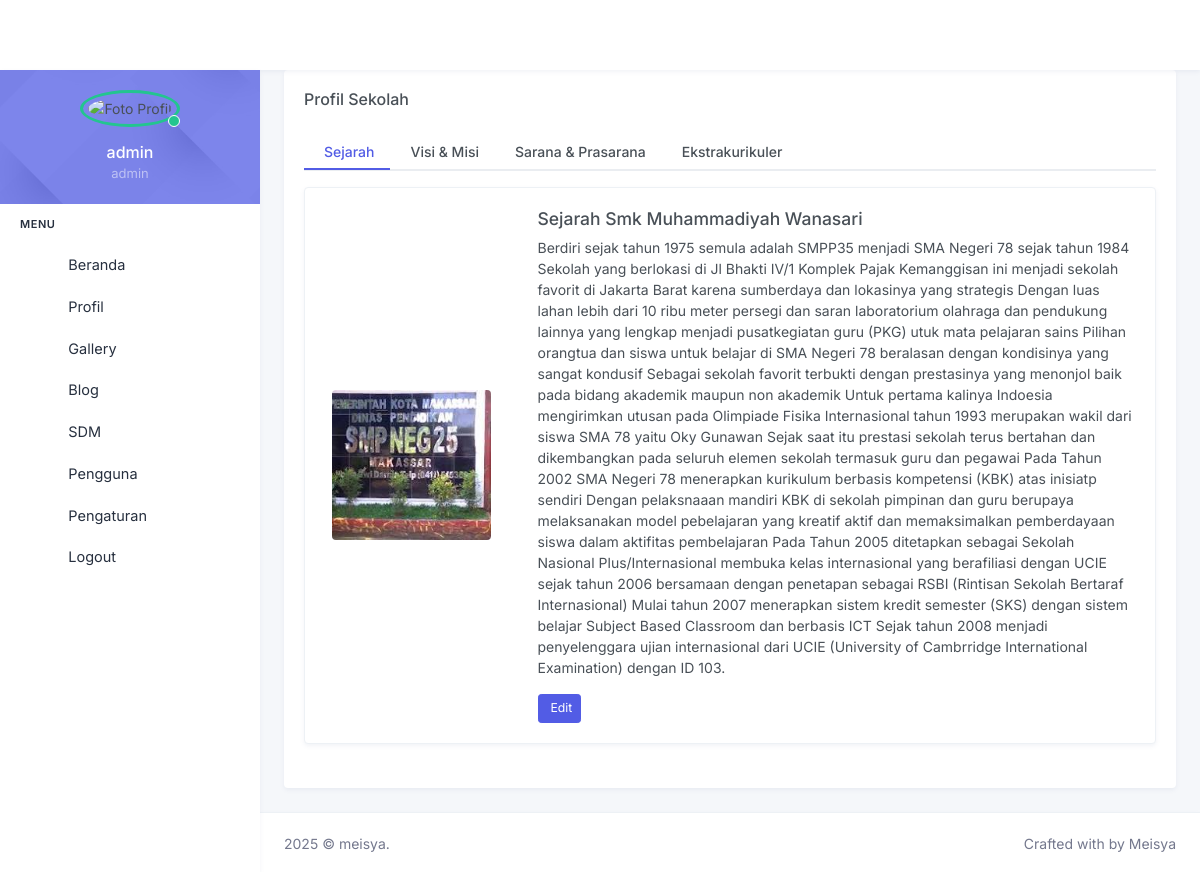
Page /page/index.php?page=profil (signed in) on the committed database.
### tables this page shows
CREATE TABLE `sejarah` (
  `id` int NOT NULL,
  `judul_sejarah` varchar(200) NOT NULL,
  `isi_sejarah` varchar(5000) NOT NULL,
  `gambar` varchar(200) NOT NULL
);

### page/profil/profil.php (the view, shortened to what this page needs)
<div class="card">
    <div class="card-body">
        <h4 class="header-title mb-4">Profil Sekolah</h4>
        <ul class="nav nav-tabs nav-tabs-custom mb-3" role="tablist">
            <li class="nav-item" role="presentation">
                <a class="nav-link active" data-bs-toggle="tab" href="#sejarah" role="tab">
                    <i class="bi bi-journal-text me-1"></i> Sejarah
                </a>
            </li>
            <li class="nav-item" role="presentation">
                <a class="nav-link" data-bs-toggle="tab" href="#visimisi" role="tab">
                    <i class="bi bi-bullseye me-1"></i> Visi & Misi
                </a>
            </li>
            <li class="nav-item" role="presentation">
                <a class="nav-link" data-bs-toggle="tab" href="#sarana" role="tab">
                    <i class="bi bi-building me-1"></i> Sarana & Prasarana
                </a>
            </li>
            <li class="nav-item" role="presentation">
                <a class="nav-link" data-bs-toggle="tab" href="#eskul" role="tab">
                    <i class="bi bi-people me-1"></i> Ekstrakurikuler
                </a>
            </li>
        </ul>
        <div class="tab-content">
            <div class="tab-pane fade show active" id="sejarah" role="tabpanel">
                <?php
                $query = mysqli_query($conn, "SELECT * FROM sejarah");
                while ($data = mysqli_fetch_assoc($query)) { ?>
                    <div class="card border shadow mb-4">
                        <div class="row g-0 align-items-center">
                            <div class="col-md-3 text-center p-3">
                                <img src="../assets/img/sejarah/<?= $data['gambar'] ?>" class="img-fluid rounded" style="max-height: 150px; object-fit: cover;">
                            </div>
                            <div class="col-md-9">
                                <div class="card-body">
                                    <h5 class="card-title"><?= $data['judul_sejarah'] ?></h5>
                                    <p class="card-text"><?= $data['isi_sejarah'] ?></p>
                                    <a href="?page=profil&aksi=editsejarah&id=<?= $data['id'] ?>" class="btn btn-primary btn-sm">
                                        <i class="bi bi-pencil-square me-1"></i>Edit
                                    </a>
                                </div>
                            </div>
                        </div>
                    </div>
                <?php } ?>
            </div>
        </div>
    </div>
</div>

### rows in the picture
sejarah: gambar (picture), judul_sejarah "Sejarah Smk Muhammadiyah Wanasari", isi_sejarah "Berdiri sejak tahun 1975 semula adalah SMPP35 menjadi SMA Negeri 78 sejak tahun 1984 Sekolah yang berlokasi di Jl Bhakti IV/1 Komplek Pajak Kemanggisan ini menjadi sekolah favorit di Jakarta Barat karena sumberdaya dan lokasinya yang strategis Dengan luas lahan lebih dari 10 ribu meter persegi dan saran laboratorium olahraga dan pendukung lainnya yang lengkap menjadi pusatkegiatan guru (PKG) utuk mata pelajaran sains Pilihan orangtua dan siswa untuk belajar di SMA Negeri 78 beralasan dengan kondisinya yang sangat kondusif Sebagai sekolah favorit terbukti dengan prestasinya yang menonjol baik pada bidang akademik maupun non akademik Untuk pertama kalinya Indoesia mengirimkan utusan pada…"

### other values in the picture
$username "admin"
$role "admin"
$item['title'] "Beranda"
$item['title'] "Profil"
$item['title'] "Gallery"
$item['title'] "Blog"
$item['title'] "SDM"
$item['title'] "Pengguna"
$item['title'] "Pengaturan"
$item['title'] "Logout"
